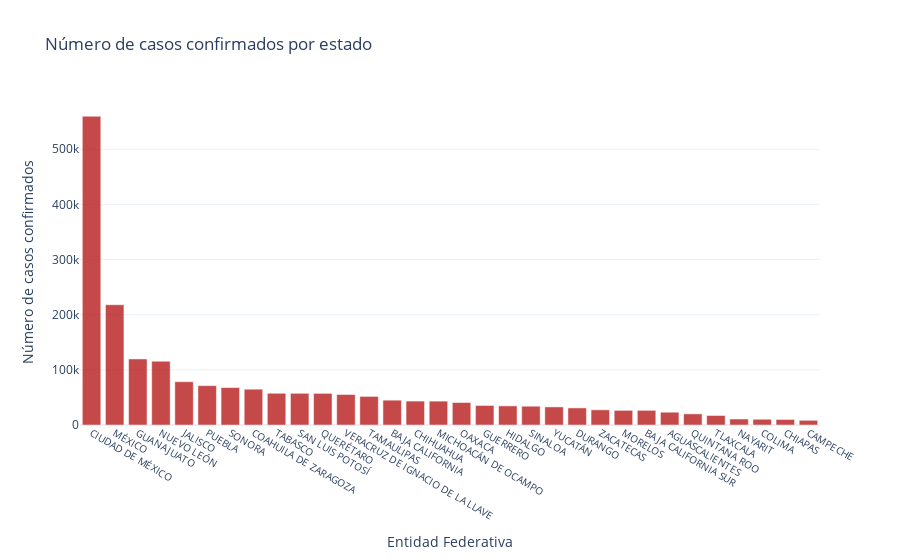

The code cell stored with this chart in its notebook:
### Code cell
# Bar plot of the confirmed cases by state
confirmados_por_entidad.sort_values("Casos confirmados", ascending = False, inplace = True ) # Ordenando por número de casos de forma descendente 
fig_bar_edo = px.bar( x = confirmados_por_entidad["ENTIDAD_FEDERATIVA"], y = confirmados_por_entidad["Casos confirmados"],
                        labels = dict(x = "Entidad Federativa", y = "Número de casos confirmados"), title = "Número de casos confirmados por estado")


fig_bar_edo.update_xaxes(type='category', tickfont=dict(size = 10))
fig_bar_edo.update_traces(marker = dict(color = "#b71c1c"), opacity = 0.8)
fig_bar_edo.show()

### Figure 1 — Plotly figure (JSON) as saved in the notebook; plotly's stock layout.template omitted (floating-point values rounded to 4 significant figures)
{"data": [{"alignmentgroup": "True", "hovertemplate": "Entidad Federativa=%{x}<br>Número de casos confirmados=%{y}<extra></extra>", "legendgroup": "", "marker": {"color": "#b71c1c"}, "name": "", "offsetgroup": "", "opacity": 0.8, "orientation": "v", "showlegend": false, "textposition": "auto", "type": "bar", "x": ["CIUDAD DE MÉXICO", "MÉXICO", "GUANAJUATO", "NUEVO LEÓN", "JALISCO", "PUEBLA", "SONORA", "COAHUILA DE ZARAGOZA", "TABASCO", "SAN LUIS POTOSÍ", "QUERÉTARO", "VERACRUZ DE IGNACIO DE LA LLAVE", "TAMAULIPAS", "BAJA CALIFORNIA", "CHIHUAHUA", "MICHOACÁN DE OCAMPO", "OAXACA", "GUERRERO", "HIDALGO", "SINALOA", "YUCATÁN", "DURANGO", "ZACATECAS", "MORELOS", "BAJA CALIFORNIA SUR", "AGUASCALIENTES", "QUINTANA ROO", "TLAXCALA", "NAYARIT", "COLIMA", "CHIAPAS", "CAMPECHE"], "xaxis": "x", "y": [559842, 218073, 119841, 115649, 78491, 71355, 67915, 64936, 57550, 57477, 57370, 55297, 51847, 45040, 43359, 43293, 40787, 35439, 34675, 34087, 32819, 30976, 27530, 26541, 26537, 23179, 20202, 17248, 10881, 10421, 10020, 8517], "yaxis": "y"}], "layout": {"barmode": "relative", "legend": {"tracegroupgap": 0}, "title": {"text": "Número de casos confirmados por estado"}, "xaxis": {"anchor": "y", "domain": [0, 1], "tickfont": {"size": 10}, "title": {"text": "Entidad Federativa"}, "type": "category"}, "yaxis": {"anchor": "x", "domain": [0, 1], "title": {"text": "Número de casos confirmados"}}}}
